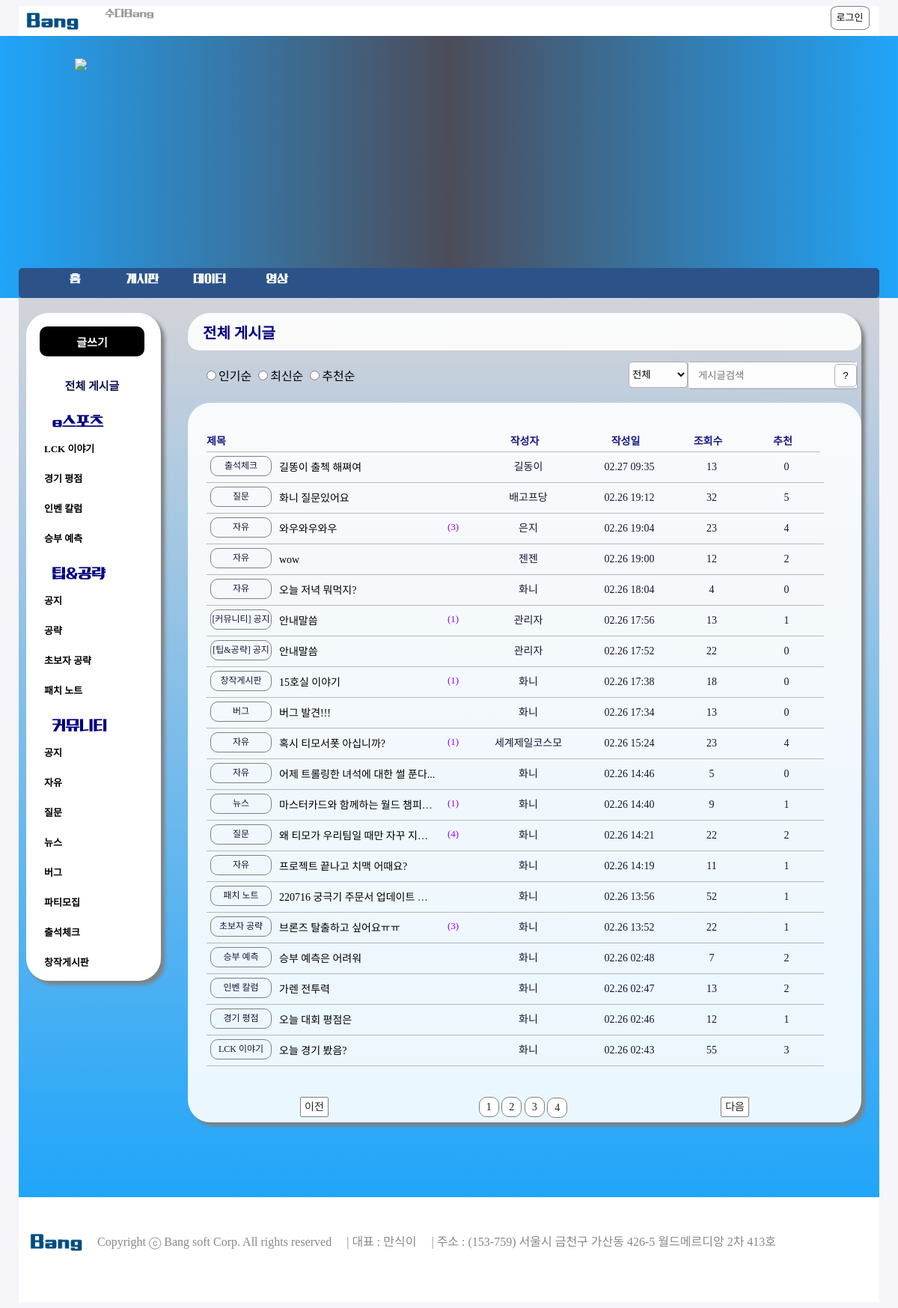
/bang/League_of_Legends/board/?&page=4, run on the app's committed database.
### bang/models.py (models this page shows, shortened)
class Board(models.Model):
    title = models.CharField(max_length=100)
    content = models.TextField()
    nname = models.CharField(max_length=20)
    rdate =  models.DateTimeField()
    lookup = models.IntegerField(default=0)
    like = models.IntegerField(default=0)
    ccode = models.CharField(max_length=20)
    member = models.ForeignKey(Member, on_delete=models.CASCADE)

### bang/views.py (the view)
# urls.py: path('board/', views.board, name='board'),
def board(request):
    signin_ok_user = request.session.get('signin_ok_user')
    contents=Board.objects.annotate(comment_count=Count('board_comment')).order_by('-rdate').values()
    paginator = Paginator(contents, '20')
    page = int(request.GET.get('page', '1'))
    page_obj = paginator.get_page(page)
    context = {
        'signin_ok_user':signin_ok_user,
        'page_obj':page_obj,
    }
    return render(request, 'board.html', context)

### bang/templates/board.html (shortened to what this page needs)
{% load static %}
<!DOCTYPE html>
<html>
<head>
	<link rel="stylesheet" href="{% static 'css/nav_category.css' %}">
	<link rel="stylesheet" href="{% static 'css/board.css' %}">
</head>
<body>
{% include 'header.html' %}
<div class="body_container">
	<div class="nav_container">
		<nav>
		<div class="article-write-wrapper">
			<button id="article-write-button" type="button"><span id="article-write-span" onclick="location.href='/bang/League_of_Legends/write'">글쓰기</span></button>
		</div>
		<div class="article-all-wrapper">
			<button id="article-all-button" type="button" onclick="location.href='../board/'"><span id="article-all-span">전체 게시글</span></button>
		</div>
		<div class="article-parents-title">
			<div class="article-parents-title"><strong>e스포츠</strong></div>
			<div class="article-childs-title">
				<div><li><button id="article-childs-item-button"><span id="article-childs-item-span" onclick="location.href='../board/LCK 이야기'">LCK 이야기</span></button ></li></div>
				<div><li><button id="article-childs-item-button" onclick="location.href='../board/경기 평점'"><span id="article-childs-item-span">경기 평점</span></button></li></div>
				<div><li><button id="article-childs-item-button" onclick="location.href='../board/인벤 칼럼'"><span id="article-childs-item-span">인벤 칼럼</span> </button></li></div>
				<div><li><button id="article-childs-item-button" onclick="location.href='../board/승부 예측'"><span id="article-childs-item-span">승부 예측</span> </button></li></div>
			</div>
			<div class="article-parents-title"><strong>팁&공략</strong></div>
			<div class="article-childs-title">
				<div><li><button id="article-childs-item-button" onclick="location.href='../board/[팁&공략] 공지'"><span id="article-childs-item-span">공지</span></button ></li></div>
				<div><li><button id="article-childs-item-button" ><span id="article-childs-item-span" onclick="location.href='../board/공략'">공략</span></button></li></div>
				<div><li><button id="article-childs-item-button" onclick="location.href='../board/초보자 공략'"><span id="article-childs-item-span">초보자 공략</span> </button></li></div>
				<div><li><button id="article-childs-item-button" onclick="location.href='../board/패치 노트'"><span id="article-childs-item-span">패치 노트</span> </button></li></div>
			</div>
			<div class="article-parents-title"><strong>커뮤니티</strong></div>
			<div class="article-childs-title">
				<div><li><button id="article-childs-item-button" onclick="location.href='../board/[커뮤니티] 공지'"><span id="article-childs-item-span">공지</span></button></li></div>
				<div><li><button id="article-childs-item-button" onclick="location.href='../board/자유'"><span id="article-childs-item-span">자유</span></button></li></div>
				<div><li><button id="article-childs-item-button" onclick="location.href='../board/질문'"><span id="article-childs-item-span">질문</span> </button></li></div>
				<div><li><button id="article-childs-item-button" onclick="location.href='../board/뉴스'"><span id="article-childs-item-span">뉴스</span> </button></li></div>
				<div><li><button id="article-childs-item-button" onclick="location.href='../board/버그'"><span id="article-childs-item-span">버그</span> </button></li></div>
				<div><li><button id="article-childs-item-button"><span id="article-childs-item-span" onclick="location.href='../board/파티모집'">파티모집</span> </button></li></div>
				<div><li><button id="article-childs-item-button" onclick="location.href='../board/출석체크'"><span id="article-childs-item-span">출석체크</span> </button></li></div>
				<div><li><button id="article-childs-item-button" onclick="location.href='../board/창작게시판'"><span id="article-childs-item-span">창작게시판</span> </button></li></div>
			</div>
			</div>
			</nav>
    	</div>
	<section>
		<div class="center_container">
			{% if ccode %}
			<div class="category-title-wrapper"><span id="show_all_span">{{ccode}}<span></div>
			{% else %}
			<div class="category-title-wrapper"><span id="show_all_span">전체 게시글<span></div>
			{% endif %}
			<div class="search-wrapper">
				<div class="order-bt-wrapper">
				<form name="orderForm" method="get">
					<label>
						<input type="radio" name="order" id="orderbyrank" value="rank">인기순</input>
					</label>
					<label>
						<input type="radio" name="order" id="orderbynew" value="new" >최신순</input>
					</label>
					<label>
						<input type="radio" name="order" id="orderbyvote" value="vote">추천순</input>
					</label>
				</form>
				</div>
				<div class="board_s">
					<div class="input-botton-wrapper">
						<div class="searchBt-wrapper">
							<input id="btn-search" type="button" value="?">
						</div>
						<div class="input-wrapper">
							<input type="text" id="search_kw" name="input" size=20 placeholder="게시글검색" value="{{ kw|default_if_none:''}}" onkeydown="enterCheck(this)">
						</div>
					</div>
					<div class="select-wrapper">
						<select id="select_q" name="q">
							<option value="all" selected>전체</option>
						</select>
					</div>
				</div>
			</div>
			<div class="board-wrapper">
				<div class="board">
					<ul class="board_row title_row">
						<li style="text-align: left;" id="board_li" class="w350"><span>제목</span></li>
						<li id="board_li" class="w150">작성자</li>
						<li id="board_li" class="w120">작성일</li>
						<li id="board_li" class="w100">조회수</li>
						<li id="board_li" class="w100">추천</li>
					</ul>
				</div>
				<div class="board">
					{% if page_obj %}
					{% for board in page_obj %}
					<ul class="board_row data_row">
						<li style="text-align: left; padding-left:5px;" id="board_li" class="w350"><div class="contents-category-wrapper"><label>{{board.ccode}}</label></div>&nbsp;<div class="contents-title-wrapper"><p><a id="contents-title-id" href="{% url 'bang:detail' board.id %}">{{board.title}}</a></p></div><div class="comments-count-wrapper">{% if board.comment_count  %}<span style="color:rgb(152, 0, 255);">({{ board.comment_count }})</span>{% endif %}</div> </li>
						<li id="board_li" class="w150" style="line-height: 40px;"><span>{{board.nname}}</span></li>
						<li id="board_li" class="w120"><span id="date">{{board.rdate | date:'m.d H:i'}}</span></li>
						<li id="board_li" class="w100"  style="line-height: 40px;"><span>{{board.lookup}}</span></li>
						<li id="board_li" class="w100" style="line-height: 40px;"><span>{{board.like}}</span></li>
					</ul>
					{% endfor %}
					{% endif %}
				</div>
			</div>
			<div class="pagination-container">
				<div class="pagination">
					{% if page_obj.has_previous %}
					<li id="page_li" class="page-item">
						<a class="before_move" href="../board/?&page={{ page_obj.previous_page_number }}">이전</a>
					</li>
					{% else %}
					<li id="page_li" class="page-item disabled">
						<a class="before_move" tabindex="-1" aria-disabled="true" href="#">이전</a>
					</li>
					{% endif %}
					<div class="block">
						{% for page_number in page_obj.paginator.page_range %}
						{% if page_number == page_obj.number %}
						<li cid="page_li" class="page-item active" aria-current="page">
							<a class="page-link" href="../board/?&page={{ page_number }}">{{ page_number }}</a>&nbsp;
						</li>
						{% else %}
						<li id="page_li" class="page-item">
							<a class="page-link" href="../board/?&page={{ page_number }}">{{ page_number }}</a>&nbsp;
						</li>
						{% endif %}
						{% endfor %}
					</div>
						{% if page_obj.has_next %}
						<li id="page_li" class="page-item">
							<a class="next_move" href="../board/?&page={{ page_obj.next_page_number }}">다음</a>
						</li>
						{% else %}
						<li id="page_li" class="page-item disabled">
							<a class="next_move" tabindex="-1" aria-disabled="true" href="#">다음</a>
						</li>
						{% endif %}
				</div>
			</div>
		</div>
	</section>
</div>
{% include 'footer.html' %}
</body>
</html>

### bang/static/css/nav_category.css (style rules this page uses)
.article-write-wrapper, .article-all-wrapper, .article-parents-title { display: block; margin-top: 10%; margin-left: 10%; }
.article-parents-title { margin-bottom: 3%; }
#article-write-button { border: none; width: 140px; height: 40px; border-radius: 10px; background: rgba(0,0,0,9.9); }
#article-all-button { border: none; width: 140px; height: 40px; background-color: white; }
#article-childs-item-button { border: none; width: 100px; height: 40px; text-align: left; background-color: white; }
#article-write-span, #article-all-span { font-family: '나눔스퀘어L'; font-size: 15px; font-weight: 700; }
#article-write-span { color: white; border-radius: 10px; background: rgba(0,0,0,9.9); }
#article-all-span { color:rgb(14, 21, 80); }
#article-childs-item-span { font-family: '나눔스퀘어L'; font-size: 13px; font-weight: 700; text-align: left; }
strong { font-family: '210썸타임L'; font-size: 20px; font-weight: bold; color:navy; }
li { list-style-type: none; }

### data on the page
Board: ccode "출석체크", title "길똥이 출첵 해쪄여", nname "길동이", rdate "02.27 09:35", lookup "13", like "0"
Board: ccode "질문", title "화니 질문있어요", nname "배고프당", rdate "02.26 19:12", lookup "32", like "5"
Board: ccode "자유", title "와우와우와우", comment_count "3", nname "은지", rdate "02.26 19:04", lookup "23", like "4"
Board: ccode "자유", title "wow", nname "젠젠", rdate "02.26 19:00", lookup "12", like "2"
Board: ccode "자유", title "오늘 저녁 뭐먹지?", nname "화니", rdate "02.26 18:04", lookup "4", like "0"
Board: ccode "[커뮤니티] 공지", title "안내말씀", comment_count "1", nname "관리자", rdate "02.26 17:56", lookup "13", like "1"
Board: ccode "[팁&공략] 공지", title "안내말씀", nname "관리자", rdate "02.26 17:52", lookup "22", like "0"
Board: ccode "창작게시판", title "15호실 이야기", comment_count "1", nname "화니", rdate "02.26 17:38", lookup "18", like "0"
Board: ccode "버그", title "버그 발견!!!", nname "화니", rdate "02.26 17:34", lookup "13", like "0"
Board: ccode "자유", title "혹시 티모서폿 아십니까?", comment_count "1", nname "세계제일코스모", rdate "02.26 15:24", lookup "23", like "4"
Board: ccode "자유", title "어제 트롤링한 녀석에 대한 썰 푼다...", nname "화니", rdate "02.26 14:46", lookup "5", like "0"
Board: ccode "자유", title "프로젝트 끝나고 치맥 어때요?", nname "화니", rdate "02.26 14:19", lookup "11", like "1"
Board: ccode "초보자 공략", title "브론즈 탈출하고 싶어요ㅠㅠ", comment_count "3", nname "화니", rdate "02.26 13:52", lookup "22", like "1"
Board: ccode "승부 예측", title "승부 예측은 어려워", nname "화니", rdate "02.26 02:48", lookup "7", like "2"
Board: ccode "인벤 칼럼", title "가렌 전투력", nname "화니", rdate "02.26 02:47", lookup "13", like "2"
Board: ccode "경기 평점", title "오늘 대회 평점은", nname "화니", rdate "02.26 02:46", lookup "12", like "1"
Board: ccode "LCK 이야기", title "오늘 경기 봤음?", nname "화니", rdate "02.26 02:43", lookup "55", like "3"

### other printed values
{{ board.ccode }} "뉴스" "질문" "패치 노트"
{{ board.title }} "마스터카드와 함께하는 월드 챔피…" "왜 티모가 우리팀일 때만 자꾸 지…" "220716 궁극기 주문서 업데이트…"
{{ board.comment_count }} "1" "4"
{{ board.nname }} "화니" "화니" "화니"
{{ board.rdate | date:'m.d H:i' }} "02.26 14:40" "02.26 14:21" "02.26 13:56"
{{ board.lookup }} "9" "22" "52"
{{ board.like }} "1" "2" "1"
{{ page_number }} "1" "2" "3"
{{ page_number }} "4"
